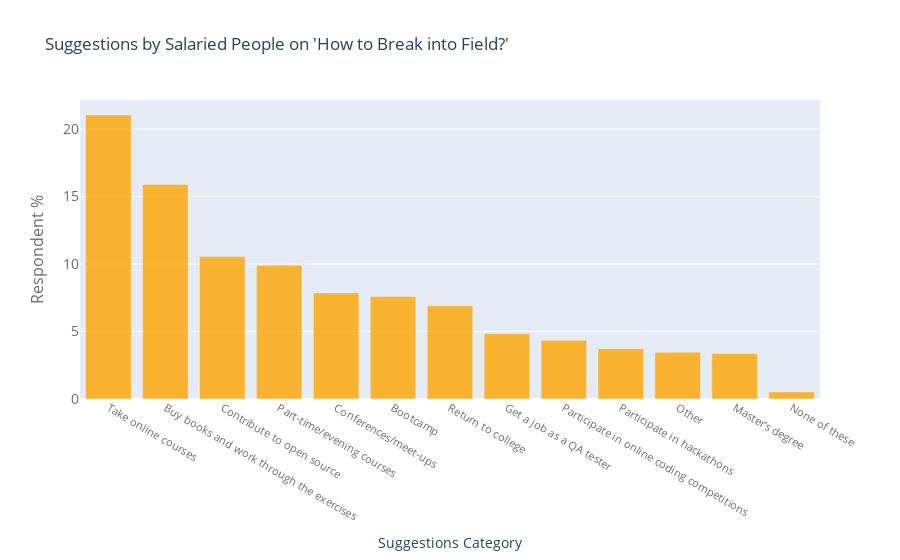

Notebook code cell kept with this figure:
### Code cell
df = ed_count1['percentage']
df = df.reset_index()
df.columns = ['labels', 'values']
df = df[df['values'] > 0]
df['values'] = df['values']*100

var_title = "Suggestions by Salaried People on 'How to Break into Field?'"
var_x = df['labels']
var_y = df['values']
var_xticks='Suggestions Category'
var_yticks='Respondent %'
var_filename='fieldSalary_barchart.png'
var_color='orange'
var_opacity = 0.8
draw_barchart(var_x,var_y,var_xticks, var_yticks, var_title, var_filename, var_color, var_opacity)

### Figure 1 — Plotly figure (JSON) as saved in the notebook; plotly's stock layout.template omitted (floating-point values rounded to 4 significant figures)
{"data": [{"marker": {"color": "orange", "reversescale": true}, "opacity": 0.8, "type": "bar", "x": ["Take online courses", "Buy books and work through the exercises", "Contribute to open source", "Part-time/evening courses", "Conferences/meet-ups", "Bootcamp", "Return to college", "Get a job as a QA tester", "Participate in online coding competitions", "Participate in hackathons", "Other", "Master's degree", "None of these"], "y": [21.04, 15.89, 10.55, 9.912, 7.851, 7.594, 6.901, 4.832, 4.359, 3.727, 3.455, 3.376, 0.5244]}], "layout": {"title": {"text": "Suggestions by Salaried People on 'How to Break into Field?'"}, "xaxis": {"tickfont": {"color": "rgb(107, 107, 107)", "size": 11}, "title": {"text": "Suggestions Category"}}, "yaxis": {"tickfont": {"color": "rgb(107, 107, 107)", "size": 14}, "title": {"font": {"color": "rgb(107, 107, 107)", "size": 16}, "text": "Respondent %"}}}}
